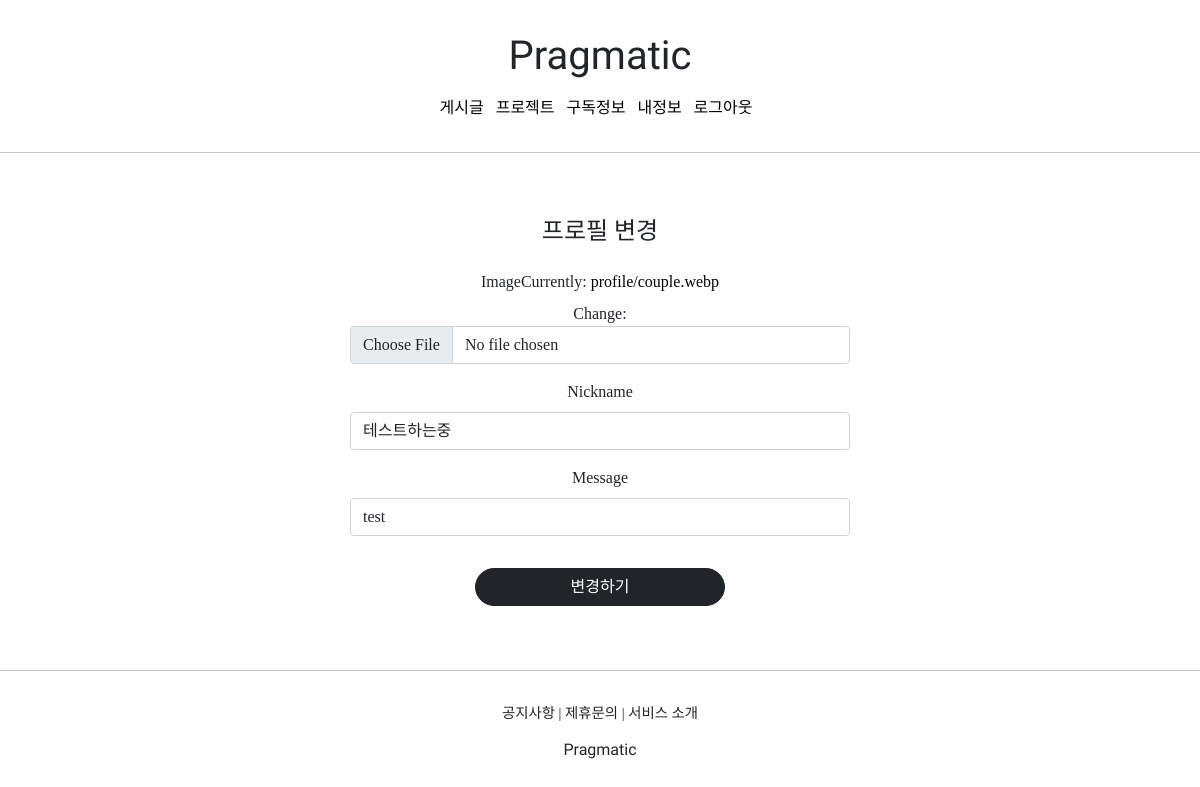
The app's page /profiles/update/1 (signed in), older data.
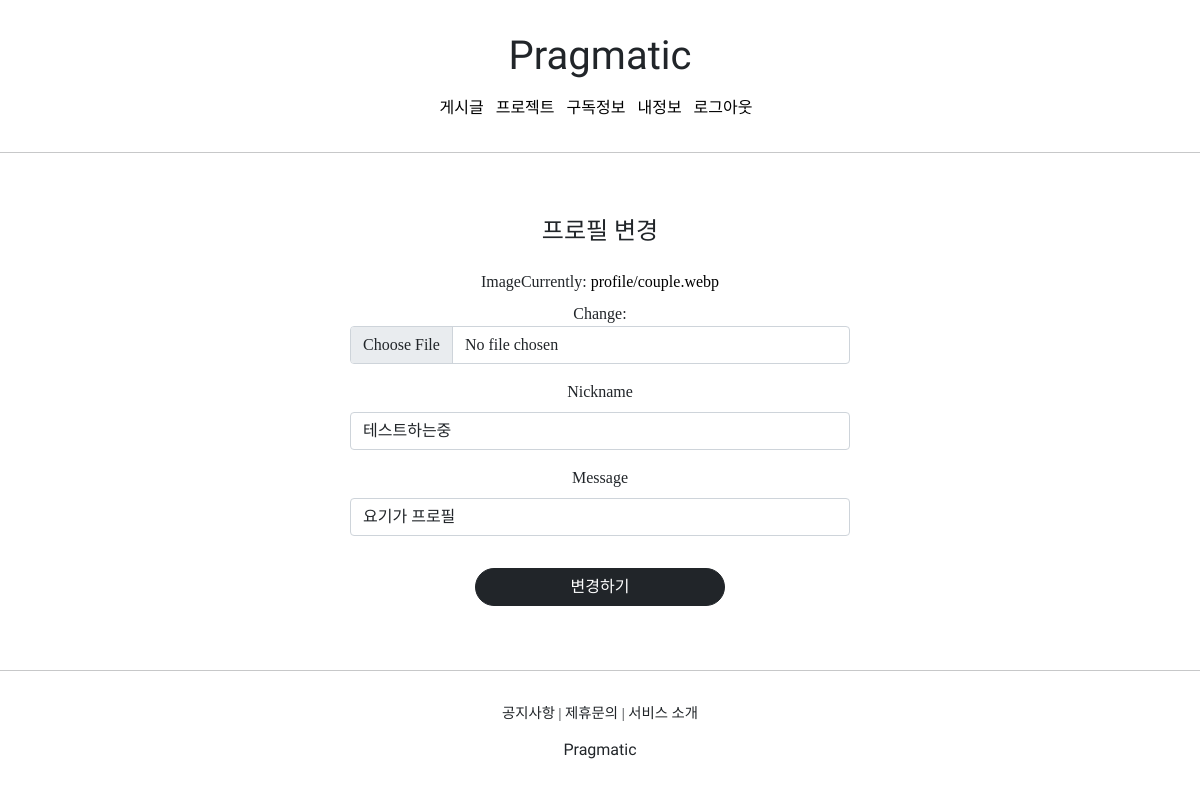
The same page, newer data.
### profileapp/models.py (models this page shows)
class Profile(models.Model):
    user = models.OneToOneField(User, on_delete=models.CASCADE, related_name='profile') # profile의 주인이 누구인지 알려주는 코드
    image = models.ImageField(upload_to='profile/', null=True) # 유저의 이미지는 서버에 저장될 것이고 그경로를 설정, 꼭 사진이없어도된다 null
    nickname = models.CharField(max_length=20, unique=True, null=True) # unique 로 이 닉네임은 유일하다고 명시하기 즉 닉넴은 하나만 가능 같은닉넴 x
    message = models.CharField(max_length=100, null=True)

### profileapp/views.py (the view, shortened to what this page needs)
# urls.py: path('update/<int:pk>', ProfileUpdateView.as_view(), name='update'),
@method_decorator(profile_ownership_required, 'get')
@method_decorator(profile_ownership_required, 'post')
class ProfileUpdateView(UpdateView):
    model = Profile
    context_object_name = 'target_profile'
    form_class = ProfileCreationForm
    success_url = reverse_lazy('accountapp:hello_world')
    template_name = 'profileapp/update.html'

### profileapp/forms.py
class ProfileCreationForm(ModelForm):
    class Meta:
        model = Profile
        fields = ['image', 'nickname', 'message']

### profileapp/templates/profileapp/update.html (shortened to what this page needs)
{% extends 'base.html' %}
{% load bootstrap4 %}
{% block content %}
    <div style="text-align: center; max-width: 500px; margin: 4rem auto;">
        <div class="mb-4">
            <h4>프로필 변경</h4>
        </div>
        <form action="{% url 'profileapp:update' pk=target_profile.pk %}" method="post" enctype="multipart/form-data">
            {% bootstrap_form form %}
            <input type="submit" class="btn btn-dark rounded-pill col-6 mt-3" value="변경하기">
        </form>
    </div>
{% endblock %}

Row changes from the older to the newer data that the page shows:
changed Profile "테스트하는중": message "test" → "요기가 프로필"
